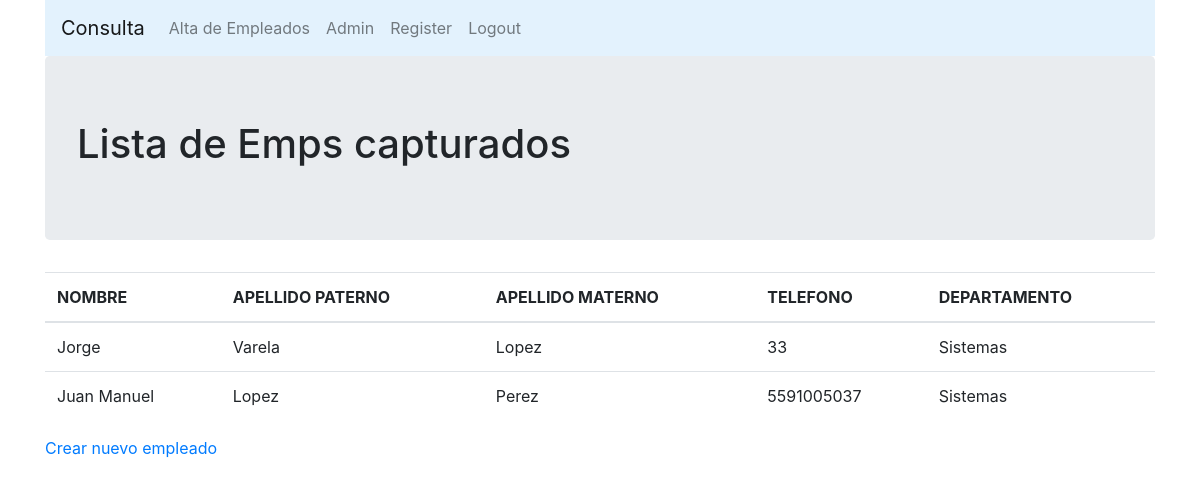
Screenshot of / (signed in) with the database file from the repository.
### empleados_app/models.py (models this page shows, shortened)
class Empleados(models.Model):
    EMP_ID = models.IntegerField(unique=True)
    NOMBRE = models.CharField(max_length=25)
    AP_PATERNO = models.CharField(max_length=25)
    AP_MATERNO = models.CharField(max_length=25)
    TELEFONO = models.CharField(max_length=20)
    FECHA_INGRESO = models.DateField
    DEPARTAMENTO = models.CharField(max_length=264)
    SALARIO =models.IntegerField

### empleados_app/views.py (the view)
# urls.py: path('',views.index,name='index'),
def  index(request):
    emp_list = Empleados.objects.order_by("NOMBRE")
    emp_dict = {'empleados':emp_list,'headerpage':'Lista de Empleados capturados'}
    return render(request,'empleados_app/index.html',context=emp_dict)

### empleados_app/templatetags/my_extras.py (called while the page is built)
def cut_jm(value,arg):
    return value.replace(arg,'')

### templates/empleados_app/index.html
<!DOCTYPE html>
{% extends "empleados_app/base.html" %}
{% load my_extras %}
  {% block body_block %}
    <div class="jumbotron">
    <h1>{{headerpage|cut_jm:'leado'}}</h1>
  </div>
    {% if user.is_authenticated %}
    <div class="djangoTable">
      {% if empleados %}
        <table class="table table-hover">
          <thead>
            <th>NOMBRE</th>
            <th>APELLIDO PATERNO</th>
            <th>APELLIDO MATERNO</th>
            <th>TELEFONO</th>
            <th>DEPARTAMENTO</th>
          </thead>
            {% for emp in empleados %}
            <tr>
              <td>{{emp.NOMBRE}}</td>
              <td>{{emp.AP_PATERNO}}</td>
              <td>{{emp.AP_MATERNO}}</td>
              <td>{{emp.TELEFONO}}</td>
              <td>{{emp.DEPARTAMENTO}}</td>
            </tr>
            {% endfor %}
        </table>
      {% else %}
      <p>NO RECORDS FOUND</p>
      {% endif %}
    </div>
    <a href="{% url 'emp_app:alta_emp' %}">Crear nuevo empleado</a>
    {% else %}
    <h1>Nececita conectarse para poder ver los resultados</h1>
    {% endif %}
    {% endblock %}

### templates/empleados_app/base.html (shortened to what this page needs)
<!DOCTYPE html>
<html lang="en" dir="ltr">
  <head>
    <link rel="stylesheet" href="https://stackpath.bootstrapcdn.com/bootstrap/4.5.2/css/bootstrap.min.css">
  </head>
  <body>
    <div class="container">
      <nav class="navbar navbar-expand-lg navbar-light" style="background-color: #e3f2fd;">
        <ul class="navbar-nav mr-auto">
            <li class="nav-item"><a class="navbar-brand red" href="{% url 'index' %}"> Consulta</a> </li>
            <li class="nav-item"><a class="nav-link" href="{% url 'emp_app:alta_emp' %}"> Alta de Empleados</a> </li>
            <a class="nav-item nav-link" href="{% url 'admin:index' %}">Admin</a>
            <a class="nav-item nav-link" href="{% url 'emp_app:register' %}">Register</a>
            {% if user.is_authenticated %}
              <a class="nav-link" href="{% url 'logout' %}">Logout</a>
              {% else %}
              <a class="nav-link" href="{% url 'emp_app:user_login' %}">Login</a>
            {% endif %}
        </ul>
      </nav>
      </div>
    <div class="container">
      {% block body_block %}
      {% endblock %}
    </div>
  </body>
</html>

### rows the page displays
Empleados: NOMBRE "Jorge", AP_PATERNO "Varela", AP_MATERNO "Lopez", TELEFONO "33", DEPARTAMENTO "Sistemas"
Empleados: NOMBRE "Juan Manuel", AP_PATERNO "Lopez", AP_MATERNO "Perez", TELEFONO "5591005037", DEPARTAMENTO "Sistemas"

### other values shown
{{ headerpage|cut_jm:'leado' }} "Lista de Emps capturados"
